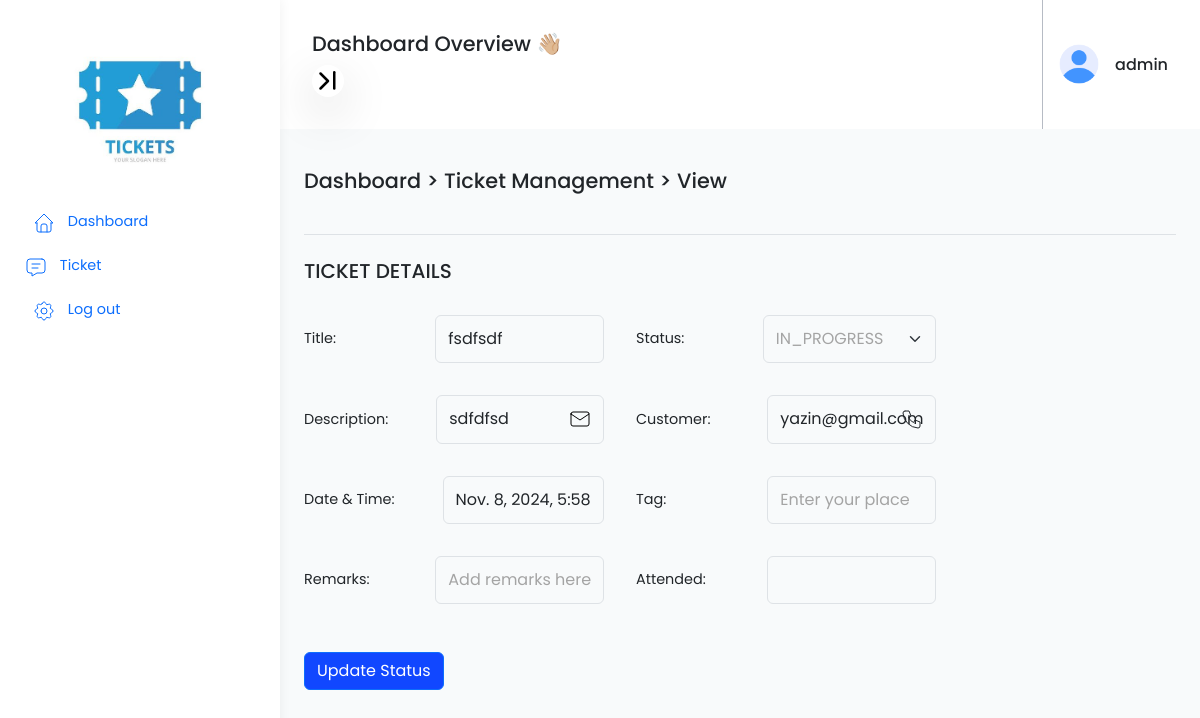
Page /employees/ticket/details/3/ (signed in) on the earlier database version.
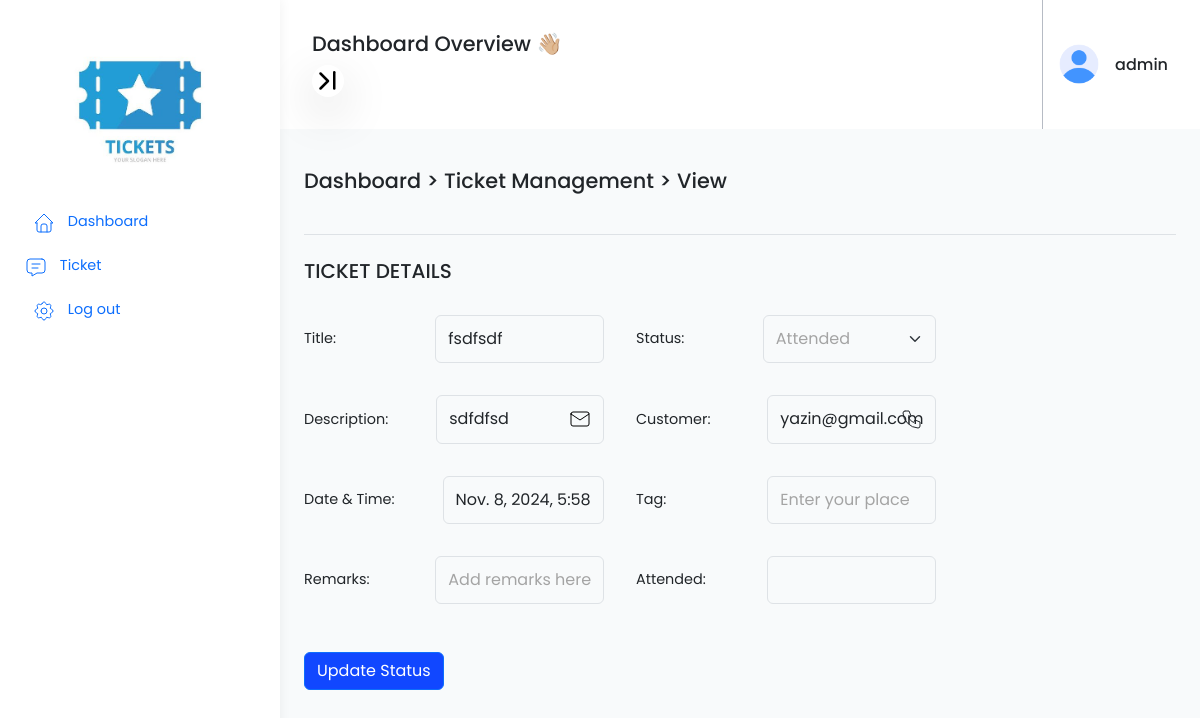
Same page on the later database version.
### dashboard/models.py (models this page shows, shortened)
class CustomUser(AbstractUser):
    date_joined = models.DateField(null=True,blank=True)
    date_of_birth=models.DateField(null=True,blank=True)
    address=models.TextField(blank=True,null=True)
    mobile=models.CharField(max_length=15,null=True,blank=True)
    position=models.CharField(max_length=50,blank=True,null=True)
    def __str__(self):
        return self.username

class Ticket(models.Model):
    STATUS_CHOICES = [
        ('OPEN', 'OPEN'),
        ('IN_PROGRESS', 'IN_PROGRESS'),
        ('RESOLVED', 'RESOLVED'),
        ('CLOSED', 'CLOSED'),
        ('Attended', 'Attended'),
    ]
    title = models.CharField(max_length=255)
    status = models.CharField(choices=STATUS_CHOICES, max_length=100, default="IN_PROGRESS")
    description = models.TextField()
    attended_by = models.ForeignKey(CustomUser, on_delete=models.SET_NULL, null=True, blank=True)
    created_by = models.ForeignKey(CustomUser, related_name='tickets', on_delete=models.CASCADE)
    created_at = models.DateTimeField(auto_now_add=True)
    updated_at = models.DateTimeField(auto_now=True)

### Employees/views.py (the view)
# urls.py: path('ticket/details/<int:id>/', employee_ticket_details, name='employee_ticket_details'),
@login_required(login_url='employee_signin')
def employee_ticket_details(request,id):
    ticket=get_object_or_404(Ticket,id=id)
    return render(request,'Ticket/employee_Ticket_Details.html',{'ticket':ticket})

### Employees/templates/Ticket/employee_Ticket_Details.html (shortened to what this page needs)
{% extends "employee_base.html" %} {%block body_block%}
<div class="leadedit">
  <h1>Dashboard > Ticket Management > View</h1>
  <div class="border-top border-1">
    <h2 class="fs-5 py-4"> TICKET DETAILS</h2>
    <form action="">
      <div class="grid-two-c">
        <div class="d-flex gap-5">
          <label for="">Title:</label>
          <input
            type="text"
            name=""
            value="{{ticket.title}}"
            id=""
            class="form-control"
            placeholder="Enter your Full Name"
            readonly
          />
        </div>
        <div class="d-flex gap-5">
          <label for="">Status:</label>
          <select name="" id="medium" class="form-select" disabled>
          <option value="Instagram" >{{ticket.status}}</option>
        </select>
        </div>
        <div class="d-flex gap-5 position-relative">
          <label for="">Description:</label>
          <input
            type="email"
            value="{{ticket.description}}"
            name=""
            id=""
            class="form-control"
            placeholder="Enter Email address"
            readonly
          />
        </div>
        <div class="d-flex gap-5 position-relative">
          <label for="">Customer:</label>
          <input
            type="text"
            value="{{ticket.created_by}}"
            name=""
            id=""
            class="form-control"
            placeholder="Enter Number"
            readonly
          />
        </div>
        <div class="d-flex gap-5 position-relative">
          <label for="">Date & Time:</label>
          <input
            type="text"
            value="{{ticket.created_at}}"
            name=""
            id=""
            class="form-control"
            placeholder="Enter your place"
            readonly
          />
        </div>
         <div class="d-flex gap-5 position-relative">
          <label for="">Tag:</label>
          <input
            type="text"
            value="{{lead.tag}}"
            name=""
            id=""
            class="form-control"
            placeholder="Enter your place"
            readonly
          />
        </div>
        <div class="d-flex gap-5 position-relative">
          <label for="">Remarks:</label>
          <input
            type="text"
            value="{{lead.remarks}}"
            name=""
            id=""
            class="form-control"
            placeholder="Add remarks here"
            readonly
          />
        </div>
        <div class="d-flex gap-5 position-relative">
          <label for="">Attended:</label>
          <input
            type="text"
            value="{{lead.attended_by.username}}"
            name=""
            id=""
            class="form-control"
            placeholder=""
            readonly
          />
        </div>
      </div>
    </form>
      <div class="add-button">
      <a href="{%url 'employee_ticket_status_update' ticket.title %}">
        <button class="btn btn-primary text-white ">Update Status</button>
      </a>
    </div>
  </div>
</div>
{% endblock %}

### Employees/templates/employee_base.html (shortened to what this page needs)
<!DOCTYPE html>
{%load static%}
<html lang="en">
  <head>
    <link rel="stylesheet" href="{%static 'css/dashboard.css'%}" />
    <link rel="stylesheet" href="{%static 'css/dashboard2.css'%}" />
    <link
      href="https://cdn.jsdelivr.net/npm/bootstrap@5.3.3/dist/css/bootstrap.min.css"
      rel="stylesheet"
    />
    <link rel="stylesheet" href="https://cdnjs.cloudflare.com/ajax/libs/font-awesome/6.5.1/css/all.min.css"
/>
  </head>
  <body>
    <div class="d-flex align-content-stretch flex-wrap" style="height: 100%">
      <aside class="app-sidebar">
        <div class="p-4">
          <a href="{%url 'employee_index'%}">
            <img src="{%static 'assets/ticket.jpg'%}"  alt="" class="brand-logo" />
          </a>
          <div class="py-3">
            <ul class="sidebar-item text-decoration-none">
              <li>
                <a href="{%url 'employee_index'%}" class="nav-active"
                  >
                  Dashboard
                </a>
              </li>
              <li>
                <a href="{%url 'employee_ticketlist'%}" class="nav-active">
                  Ticket
                </a>
              </li>
              <li>
                <a href="{%url 'employee_logout'%}">
                  Log out
                </a>
              </li>
            </ul>
          </div>
        </div>
      </aside>
      <main class="app-container">
        <div class="nav-container">
          <div class="child1">
            <div class="d-flex">
                <h1>Dashboard Overview 👋🏼</h1>
            </div>
            <div>
              <button id="toggle-button" class="bg-white shadow-lg  border-0 rounded-circle"  style="width: 2rem;height:2rem;">
              </button>
            </div>
          </div>
          <div class="child2">
                <img src="{%static 'assets/user.png'%}" alt="">
                <div>
                    <h6 class="mb-0">{{request.user}}</h6>
                </div>
          </div>
        </div>
        <div class="main-content">
        {%block body_block%}
        {%endblock%}
      </div>
      </main>
    </div>
  </body>
</html>

### dashboard/static/css/dashboard.css (style rules this page uses)
* { margin: 0; padding: 0; box-sizing: border-box; }
:root { --poppins: "Poppins", sans-serif; --small:0.9rem; --xs:0.8rem; --xxs:0.75rem; --off-white:#F8FAFB; --gray: #747474; --white:#ffffff; --blue: #1147FF; --green:#31BD2B; --purple:#A700FE; --orange:#FECF23; --light-blue:#cbe3fc; --baby-blue:#F5F7FF; --light-green: #D6FFD1; --red: #FF0000; --pastel-red:#FFDEDA; --pastel-orange:#FFF3DB; --pastel-purple:#F0D9FF; }
.app-sidebar { width: 280px; background-color: var(--white); min-height: 100vh; position: fixed; padding: 0; z-index: 1003; box-shadow: 0 0 11px 1px rgba(0,0,0,.05); -webkit-box-shadow: 0 0 11px 1px rgba(0,0,0,.05); -moz-box-shadow: 0 0 11px 1px rgba(0,0,0,.05); -webkit-transition: all .2s ease-in-out; -moz-transition: all .2s ease-in-out; -o-transition: all .2s ease-in-out; transition: all .2s ease-in-out; }
.app-container { margin-left: 280px; width: calc(100vw - 280px); font-family: var(--poppins); background-color: var(--off-white); position: relative; -webkit-transition: all .2s ease-in-out; -moz-transition: all .2s ease-in-out; -o-transition: all .2s ease-in-out; transition: all .2s ease-in-out; }
.brand-logo { width: 100%; border-radius: 8px; }
.sidebar-item { list-style: none; text-align: left; padding: 0; font-family: var(--poppins); padding-block: .5rem; max-height: 80vh; overflow-y: auto; }
.sidebar-item a { text-decoration: none; }
.sidebar-item li { margin-bottom: 0.75rem; font-size: var(--small); }
.sidebar-item >li:last-child { margin-top: 0rem; }
.sidebar-item li svg { margin-right: .5rem; }
.sidebar-item> li:not(:nth-child(2)) { padding-inline: .5rem; padding-block: .5rem; }
.nav-container { background-color: var(--white); padding-inline: 2rem; display: flex; }
.nav-container >.child1 { padding-block: 2rem; flex-grow: 1; }
.nav-container > .child1 h1 { font-size: 1.3rem; }
.nav-container >.child2 { border-left: 1px solid #B6BBC4; padding-left: 1rem; display: flex; gap: 1rem; align-items: center; }
.nav-container >.child2 img { width: 2.5rem; height: 2.5rem; border-radius: 100%; object-fit: cover; }
.main-content > div > h1 { font-size: 1.3rem; padding-bottom: 2rem; }
.main-content { padding: 2.5rem 1.5rem; min-height: 90vh; }
.grid-two-c { display: grid; gap: 2rem; grid-template-columns: 1fr 1fr; padding-right: 15rem; }
.grid-two-c label { white-space: nowrap; align-self: center; font-size: var(--small); flex-basis: 160px; }
.grid-two-c input,select,textarea { background-color: transparent!important; padding-block: .7rem!important; }
input::placeholder,select,select option { color: #A4A4A4 !important; }

### dashboard/static/css/dashboard2.css (style rules this page uses)
* { margin: 0; padding: 0; box-sizing: border-box; }
:root { --poppins: "Poppins", sans-serif; --off-white: #F8FAFB; --white: #ffffff; --blue: #1147FF; --green: #31BD2B; --light-blue: #cbe3fc; --light-green: #DAFFE8; --red: #FF0000; --pastel-red: #FFDEDA; --pastel-orange: #FFF3DB; --pastel-purple: #F0D9FF; --pastel-green: #C2F5C8; }
.add-button button { background-color: var(--blue) !important; }

Differences in the rows shown:
changed Ticket "fsdfsdf": status "IN_PROGRESS" → "Attended"
